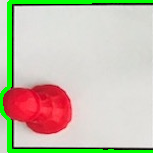
#> input picture finish/Chess248.jpg, 153 x 153 px; its folder holds only this picture in this run
$ jupyter execute Augmentflip.ipynb
#> lines starting #> are read from the running program, lines starting #| are printed output that depends on the picture
[cell 1]
import cv2
import random
import glob

path = glob.glob("/Users/christiangrinling/Desktop/ChessRobot/Scripts/finish/*.jpg")
cv_img = []
for img in path:

  originalImage = cv2.imread(img)
#> originalImage is the input picture: shape (153, 153, 3); mean B, G, R 174.5, 194.1, 198.5

  flipVertical = cv2.flip(originalImage, 0)
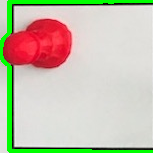
#> flipVertical: shape (153, 153, 3); mean B, G, R 174.5, 194.1, 198.5
  flipHorizontal = cv2.flip(originalImage, 1)
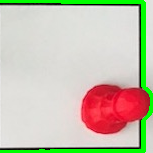
#> flipHorizontal: shape (153, 153, 3); mean B, G, R 174.5, 194.1, 198.5
  flipBoth = cv2.flip(originalImage, -1)
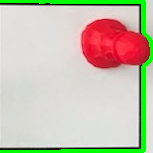
#> flipBoth: shape (153, 153, 3); mean B, G, R 174.5, 194.1, 198.5

  x = random.randint(102,10000)
  y = random.randint(102,10000)

  cv2.imwrite('finish/flippedv_{}.png'.format(x),flipVertical)
  x += y
  cv2.imwrite('finish/flippedh_{}.png'.format(x),flipHorizontal)
  x += y
  cv2.imwrite('finish/flippedb_{}.png'.format(x),flipBoth)
  x += y

$ run again, on finish/Chess51.jpg
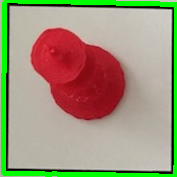
#> input picture finish/Chess51.jpg, 177 x 177 px
#> originalImage is the input picture: shape (177, 177, 3); mean B, G, R 121, 149.7, 157.2
#> `flipHorizontal = cv2.flip(originalImage, 1)`:
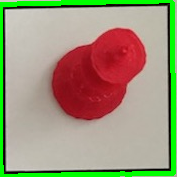
#> flipHorizontal: shape (177, 177, 3); mean B, G, R 121, 149.7, 157.2
#> `flipBoth = cv2.flip(originalImage, -1)`:
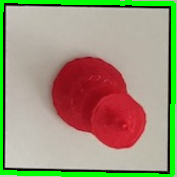
#> flipBoth: shape (177, 177, 3); mean B, G, R 121, 149.7, 157.2

$ run again, on finish/Chess256.jpg
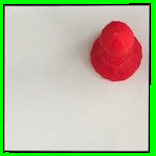
#> input picture finish/Chess256.jpg, 156 x 156 px
#> originalImage is the input picture: shape (156, 156, 3); mean B, G, R 160.2, 187.6, 182.1
#> `flipHorizontal = cv2.flip(originalImage, 1)`:
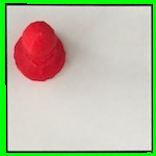
#> flipHorizontal: shape (156, 156, 3); mean B, G, R 160.2, 187.6, 182.1
#> `flipBoth = cv2.flip(originalImage, -1)`:
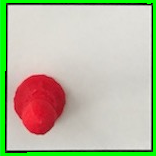
#> flipBoth: shape (156, 156, 3); mean B, G, R 160.2, 187.6, 182.1
